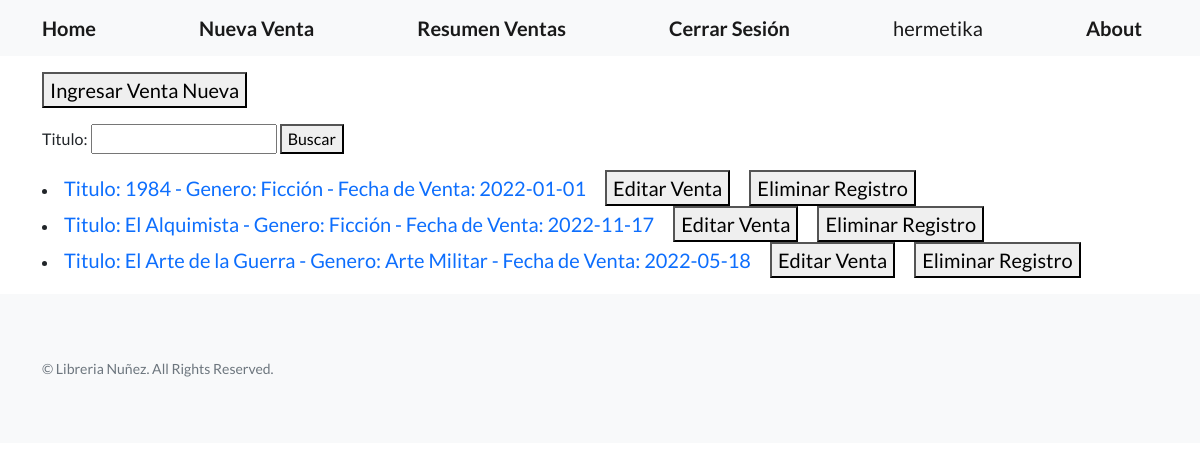
/resumen-ventas/ (signed in), run on the app's committed database.
### home/models.py (models this page shows)
class Libreria(models.Model):
    titulo = models.CharField(max_length=30)
    genero = models.CharField(max_length=30)
    mes_venta = models.DateField()
    descripcion = RichTextField(null=True)
    def __str__(self) -> str:
        return f'Titulo: {self.titulo} - Genero: {self.genero} - Fecha de Venta: {self.mes_venta}'

### home/views.py (the view)
# urls.py: path('resumen-ventas/', views.ResumenVentas.as_view(), name='resumen_ventas'),
class ResumenVentas(ListView):
    model = Libreria
    template_name = 'home/resumen_ventas_cbv.html'
    def get_queryset(self):
        titulo = self.request.GET.get('titulo', '')
        if titulo:
            object_list = self.model.objects.filter(titulo__icontains=titulo)
        else:
            object_list = self.model.objects.all()
        return object_list
    def get_context_data(self, **kwargs):
        context = super().get_context_data(**kwargs)
        context["formulario"] = BusquedaLibreriaFormulario()
        return context

### home/forms.py
class BusquedaLibreriaFormulario(forms.Form):
    titulo = forms.CharField(max_length=30, required=False)

### home/templates/home/resumen_ventas_cbv.html (shortened to what this page needs)
{% extends 'home/base.html' %}
{% block mi_contenido  %}
<a class="navbar-brand" href={% url 'nueva_venta' %}><button>Ingresar Venta Nueva</button></a>
<form action={% url 'resumen_ventas' %} method="GET">
      {{formulario}}
      <button>Buscar</button>
</form>
<p>
   {% if object_list %}
      {% for libro in object_list %}
         <li>
            <a class="navbar-brand" href={% url 'ver_venta' libro.id %}>{{libro}}</a>
            <a class="navbar-brand" href={% url 'editar_venta' libro.id %}><button>Editar Venta</button></a>
            <a class="navbar-brand" href={% url 'eliminar_venta' libro.id %}><button>Eliminar Registro</button></a>
         </li>
      {% endfor %}
   {% else %}
   <p>No hay ventas registradas con el titulo especificado. Intentelo nuevamente.</p>
   {% endif %}
</p>
{% endblock mi_contenido  %}

### home/templates/home/base.html (shortened to what this page needs)
<!DOCTYPE html>
<html lang="en">
    <head>
        {% load static %}
        <link href={% static 'css/styles.css' %} rel="stylesheet" />
    </head>
    <body>
        <nav class="navbar navbar-light bg-light static-top">
            <div class="container">
                <a class="navbar-brand" href={% url 'index' %}><B>Home</B></a>
                <a class="navbar-brand" href={% url 'nueva_venta' %}><B>Nueva Venta</B></a>
                <a class="navbar-brand" href={% url 'resumen_ventas' %}><B>Resumen Ventas</B></a>
                {% if request.user.is_authenticated %}
                    <a class="navbar-brand" href={% url 'logout' %}><B>Cerrar Sesión</B></a>
                    <a class="navbar-brand" href={% url 'perfil' %}>{{request.user.username}}</a>
                                    {% else %}
                    <a class="navbar-brand" href={% url 'login' %}><B>Iniciar Sesión</B></a>
                    <a class="navbar-brand" href={% url 'registrar' %}><B>Nuevo Usuario</B></a>
                {% endif %}
                <a class="navbar-brand" href={% url 'about' %}><B>About</B></a>
            </div>
        </nav>
        <div class="container">
        {% block mi_contenido  %}
        {% endblock mi_contenido %}
        </div>
        <footer class="footer bg-light">
            <div class="container">
                <div class="row">
                        <p class="text-muted small mb-4 mb-lg-0">&copy; Libreria Nuñez. All Rights Reserved.</p>
                </div>
            </div>
        </footer>
    </body>
</html>

### data on the page
Libreria: titulo+genero+mes_venta "Titulo: 1984 - Genero: Ficción - Fecha de Venta: 2022-01-01"
Libreria: titulo+genero+mes_venta "Titulo: El Alquimista - Genero: Ficción - Fecha de Venta: 2022-11-17"
Libreria: titulo+genero+mes_venta "Titulo: El Arte de la Guerra - Genero: Arte Militar - Fecha de Venta: 2022-05-18"

### other printed values
{{ request.user.username }} "hermetika"
